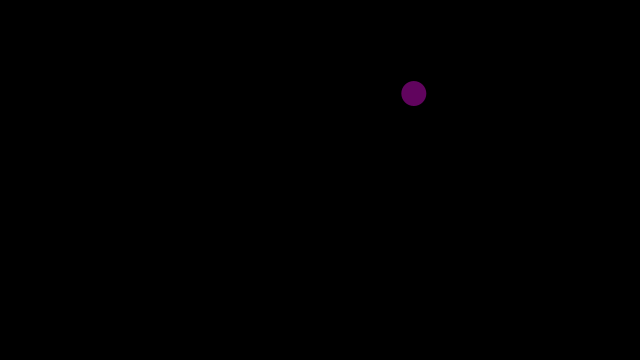
Frame 1 (no input)
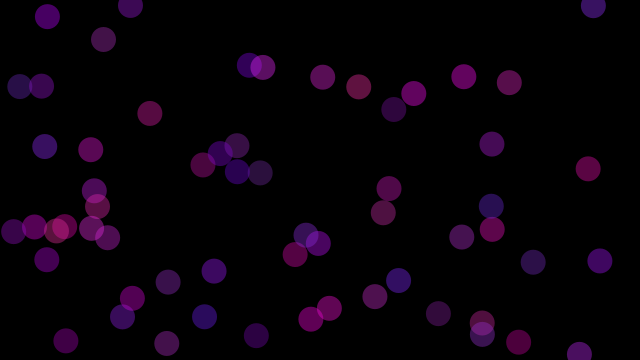
Frame 60 (the mouse pressed at the canvas centre just before this capture)
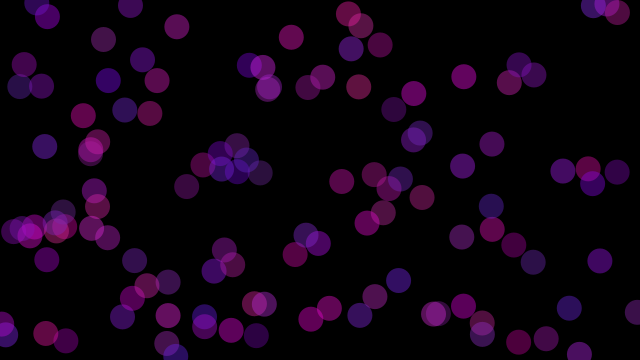
Frame 120 (the mouse held since frame 60 and released just before this capture)

The Processing sketch that drew these frames (run headless with seeded random() and noise(); from frame 60 on, the mouse is pressed at the canvas centre):

// Processing sketch: CodeTrainExample5
// ── CodeTrainExample5.pde
// Her karede rastgele renk ve konumda yarı saydam daireler çizer.
float x, y, r, g, b;

void setup() {
  size(640, 360);
  background(0);
}

void draw() {
  // Rastgele konum ve renk üret
  x = random(640);
  y = random(360);
  r = random(100, 255);
  g = random(50);
  b = random(150, 255);

  noStroke();
  fill(r, g, b, 100); // 100 alfa = yarı saydam
  circle(x, y, 25);
}
